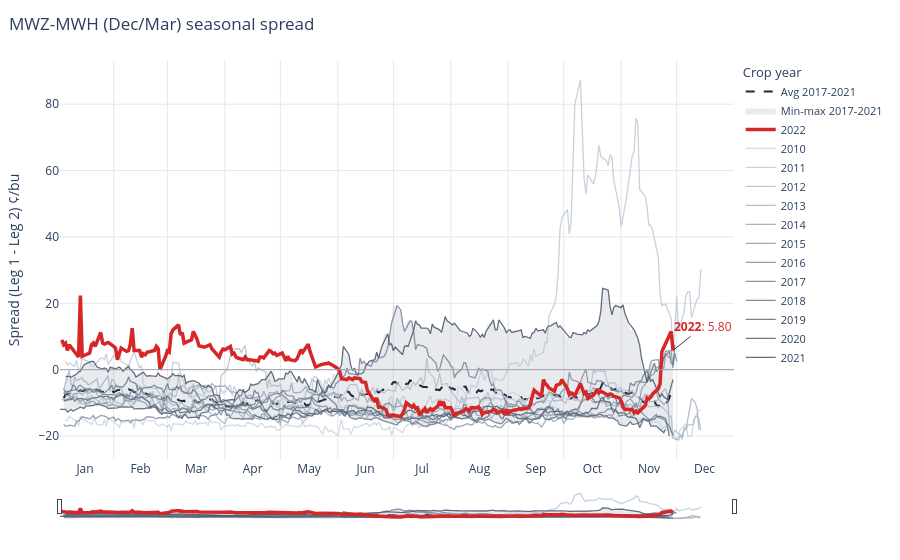

Write notebook code for a chart like this one.
### Code cell
plot_spaghetti(mw_zh, units="¢/bu").show()

### Figure 1 — Plotly figure (JSON) as saved in the notebook; plotly's stock layout.template omitted (floating-point values rounded to 4 significant figures; data arrays with more than 128 entries replaced by an {"elided": "..."} marker saying what was removed)
{"data": [{"hoverinfo": "skip", "line": {"width": 0}, "mode": "lines", "showlegend": false, "type": "scatter", "x": {"elided": "330 str values"}, "y": {"elided": "330 float values"}}, {"fill": "tonexty", "fillcolor": "rgba(100, 116, 139, 0.15)", "hoverinfo": "skip", "line": {"width": 0}, "mode": "lines", "name": "Min-max 2017-2021", "type": "scatter", "x": {"elided": "330 str values"}, "y": {"elided": "330 float values"}}, {"hovertemplate": "Avg 2017-2021: %{y:.2f} ¢/bu<extra></extra>", "line": {"color": "#1f2937", "dash": "dash", "width": 2}, "mode": "lines", "name": "Avg 2017-2021", "type": "scatter", "x": {"elided": "330 str values"}, "y": {"elided": "330 float values"}}, {"customdata": {"elided": "239x7 mixed values"}, "hovertemplate": "<b>%{customdata[0]}</b>  ·  %{customdata[1]}<br>Spread: <b>%{y:.2f}</b> ¢/bu<br>%{customdata[2]}: %{customdata[3]:.2f}<br>%{customdata[4]}: %{customdata[5]:.2f}<br>Days to Leg 1 delivery: %{customdata[6]}<extra></extra>", "legendrank": -1010, "line": {"color": "rgb(203,213,225)", "width": 1.3}, "mode": "lines", "name": "2010", "opacity": 0.85, "type": "scatter", "x": {"elided": "239 str values"}, "y": {"elided": "239 float values"}}, {"customdata": {"elided": "239x7 mixed values"}, "hovertemplate": "<b>%{customdata[0]}</b>  ·  %{customdata[1]}<br>Spread: <b>%{y:.2f}</b> ¢/bu<br>%{customdata[2]}: %{customdata[3]:.2f}<br>%{customdata[4]}: %{customdata[5]:.2f}<br>Days to Leg 1 delivery: %{customdata[6]}<extra></extra>", "legendrank": -1011, "line": {"color": "rgb(191,201,214)", "width": 1.3}, "mode": "lines", "name": "2011", "opacity": 0.85, "type": "scatter", "x": {"elided": "239 str values"}, "y": {"elided": "239 float values"}}, {"customdata": {"elided": "240x7 mixed values"}, "hovertemplate": "<b>%{customdata[0]}</b>  ·  %{customdata[1]}<br>Spread: <b>%{y:.2f}</b> ¢/bu<br>%{customdata[2]}: %{customdata[3]:.2f}<br>%{customdata[4]}: %{customdata[5]:.2f}<br>Days to Leg 1 delivery: %{customdata[6]}<extra></extra>", "legendrank": -1012, "line": {"color": "rgb(179,190,203)", "width": 1.3}, "mode": "lines", "name": "2012", "opacity": 0.85, "type": "scatter", "x": {"elided": "240 str values"}, "y": {"elided": "240 float values"}}, {"customdata": {"elided": "239x7 mixed values"}, "hovertemplate": "<b>%{customdata[0]}</b>  ·  %{customdata[1]}<br>Spread: <b>%{y:.2f}</b> ¢/bu<br>%{customdata[2]}: %{customdata[3]:.2f}<br>%{customdata[4]}: %{customdata[5]:.2f}<br>Days to Leg 1 delivery: %{customdata[6]}<extra></extra>", "legendrank": -1013, "line": {"color": "rgb(167,178,192)", "width": 1.3}, "mode": "lines", "name": "2013", "opacity": 0.85, "type": "scatter", "x": {"elided": "239 str values"}, "y": {"elided": "239 float values"}}, {"customdata": {"elided": "227x7 mixed values"}, "hovertemplate": "<b>%{customdata[0]}</b>  ·  %{customdata[1]}<br>Spread: <b>%{y:.2f}</b> ¢/bu<br>%{customdata[2]}: %{customdata[3]:.2f}<br>%{customdata[4]}: %{customdata[5]:.2f}<br>Days to Leg 1 delivery: %{customdata[6]}<extra></extra>", "legendrank": -1014, "line": {"color": "rgb(155,166,181)", "width": 1.3}, "mode": "lines", "name": "2014", "opacity": 0.85, "type": "scatter", "x": {"elided": "227 str values"}, "y": {"elided": "227 float values"}}, {"customdata": {"elided": "227x7 mixed values"}, "hovertemplate": "<b>%{customdata[0]}</b>  ·  %{customdata[1]}<br>Spread: <b>%{y:.2f}</b> ¢/bu<br>%{customdata[2]}: %{customdata[3]:.2f}<br>%{customdata[4]}: %{customdata[5]:.2f}<br>Days to Leg 1 delivery: %{customdata[6]}<extra></extra>", "legendrank": -1015, "line": {"color": "rgb(143,155,170)", "width": 1.3}, "mode": "lines", "name": "2015", "opacity": 0.85, "type": "scatter", "x": {"elided": "227 str values"}, "y": {"elided": "227 float values"}}, {"customdata": {"elided": "231x7 mixed values"}, "hovertemplate": "<b>%{customdata[0]}</b>  ·  %{customdata[1]}<br>Spread: <b>%{y:.2f}</b> ¢/bu<br>%{customdata[2]}: %{customdata[3]:.2f}<br>%{customdata[4]}: %{customdata[5]:.2f}<br>Days to Leg 1 delivery: %{customdata[6]}<extra></extra>", "legendrank": -1016, "line": {"color": "rgb(131,143,160)", "width": 1.3}, "mode": "lines", "name": "2016", "opacity": 0.85, "type": "scatter", "x": {"elided": "231 str values"}, "y": {"elided": "231 float values"}}, {"customdata": {"elided": "229x7 mixed values"}, "hovertemplate": "<b>%{customdata[0]}</b>  ·  %{customdata[1]}<br>Spread: <b>%{y:.2f}</b> ¢/bu<br>%{customdata[2]}: %{customdata[3]:.2f}<br>%{customdata[4]}: %{customdata[5]:.2f}<br>Days to Leg 1 delivery: %{customdata[6]}<extra></extra>", "legendrank": -1017, "line": {"color": "rgb(119,132,149)", "width": 1.3}, "mode": "lines", "name": "2017", "opacity": 0.85, "type": "scatter", "x": {"elided": "229 str values"}, "y": {"elided": "229 float values"}}, {"customdata": {"elided": "230x7 mixed values"}, "hovertemplate": "<b>%{customdata[0]}</b>  ·  %{customdata[1]}<br>Spread: <b>%{y:.2f}</b> ¢/bu<br>%{customdata[2]}: %{customdata[3]:.2f}<br>%{customdata[4]}: %{customdata[5]:.2f}<br>Days to Leg 1 delivery: %{customdata[6]}<extra></extra>", "legendrank": -1018, "line": {"color": "rgb(107,120,138)", "width": 1.3}, "mode": "lines", "name": "2018", "opacity": 0.85, "type": "scatter", "x": {"elided": "230 str values"}, "y": {"elided": "230 float values"}}, {"customdata": {"elided": "228x7 mixed values"}, "hovertemplate": "<b>%{customdata[0]}</b>  ·  %{customdata[1]}<br>Spread: <b>%{y:.2f}</b> ¢/bu<br>%{customdata[2]}: %{customdata[3]:.2f}<br>%{customdata[4]}: %{customdata[5]:.2f}<br>Days to Leg 1 delivery: %{customdata[6]}<extra></extra>", "legendrank": -1019, "line": {"color": "rgb(95,108,127)", "width": 1.3}, "mode": "lines", "name": "2019", "opacity": 0.85, "type": "scatter", "x": {"elided": "228 str values"}, "y": {"elided": "228 float values"}}, {"customdata": {"elided": "228x7 mixed values"}, "hovertemplate": "<b>%{customdata[0]}</b>  ·  %{customdata[1]}<br>Spread: <b>%{y:.2f}</b> ¢/bu<br>%{customdata[2]}: %{customdata[3]:.2f}<br>%{customdata[4]}: %{customdata[5]:.2f}<br>Days to Leg 1 delivery: %{customdata[6]}<extra></extra>", "legendrank": -1020, "line": {"color": "rgb(83,97,116)", "width": 1.3}, "mode": "lines", "name": "2020", "opacity": 0.85, "type": "scatter", "x": {"elided": "228 str values"}, "y": {"elided": "228 float values"}}, {"customdata": {"elided": "228x7 mixed values"}, "hovertemplate": "<b>%{customdata[0]}</b>  ·  %{customdata[1]}<br>Spread: <b>%{y:.2f}</b> ¢/bu<br>%{customdata[2]}: %{customdata[3]:.2f}<br>%{customdata[4]}: %{customdata[5]:.2f}<br>Days to Leg 1 delivery: %{customdata[6]}<extra></extra>", "legendrank": -1021, "line": {"color": "rgb(71,85,105)", "width": 1.3}, "mode": "lines", "name": "2021", "opacity": 0.85, "type": "scatter", "x": {"elided": "228 str values"}, "y": {"elided": "228 float values"}}, {"customdata": {"elided": "229x7 mixed values"}, "hovertemplate": "<b>%{customdata[0]}</b>  ·  %{customdata[1]}<br>Spread: <b>%{y:.2f}</b> ¢/bu<br>%{customdata[2]}: %{customdata[3]:.2f}<br>%{customdata[4]}: %{customdata[5]:.2f}<br>Days to Leg 1 delivery: %{customdata[6]}<extra></extra>", "legendrank": 1, "line": {"color": "#d62728", "width": 3.5}, "mode": "lines", "name": "2022", "opacity": 1.0, "type": "scatter", "x": {"elided": "229 str values"}, "y": {"elided": "229 float values"}}], "layout": {"annotations": [{"arrowhead": 0, "ax": 30, "ay": -24, "font": {"color": "#d62728", "size": 12}, "showarrow": true, "text": "<b>2022</b>: 5.80", "x": "2000-11-29", "y": 5.8}], "height": 560, "hovermode": "closest", "legend": {"font": {"size": 11}, "orientation": "v", "title": {"text": "Crop year"}, "x": 1.01, "y": 1}, "margin": {"b": 40, "l": 60, "r": 20, "t": 60}, "shapes": [{"line": {"color": "#9ca3af", "width": 1}, "type": "line", "x0": 0, "x1": 1, "xref": "x domain", "y0": 0, "y1": 0, "yref": "y"}], "title": {"text": "MWZ-MWH (Dec/Mar) seasonal spread", "x": 0.01}, "xaxis": {"dtick": "M1", "gridcolor": "#e5e7eb", "rangeslider": {"thickness": 0.06, "visible": true}, "showspikes": true, "spikecolor": "#9ca3af", "spikemode": "across", "spikethickness": 1, "tickformat": "%b", "ticklabelmode": "period", "title": {}}, "yaxis": {"gridcolor": "#e5e7eb", "title": {"text": "Spread (Leg 1 - Leg 2) ¢/bu"}, "zeroline": false}}}
